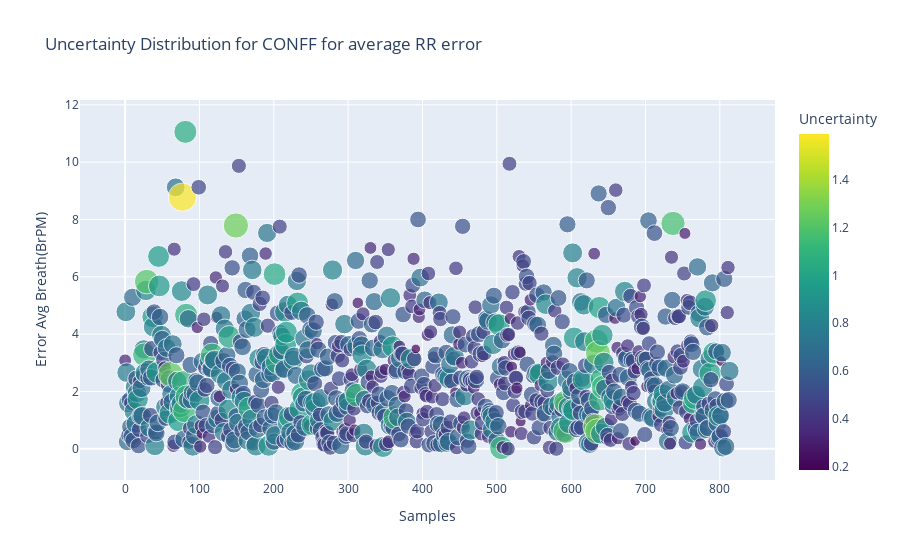
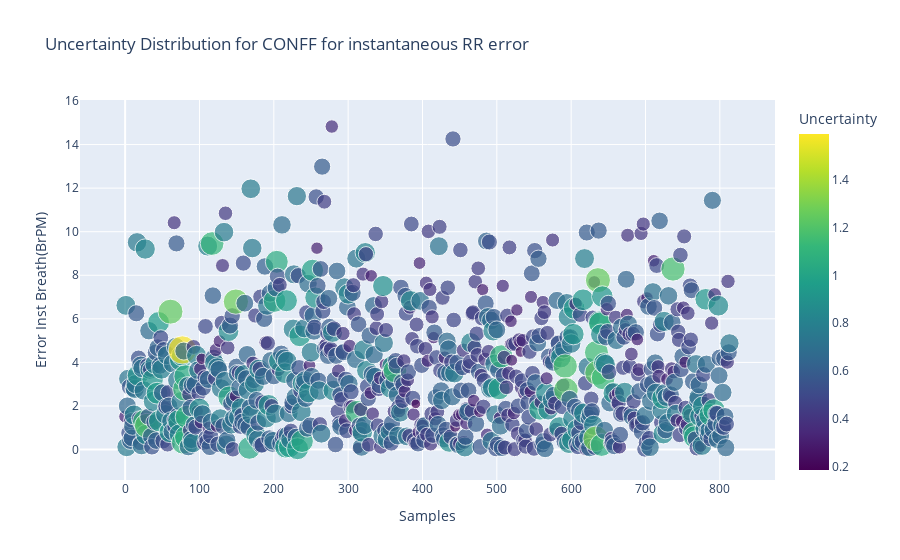

Notebook code for these charts, in order:
### Code cell
if input_conf == 'confb':
    fig1 = px.scatter(data_confb,x = 'Samples', y="Absolute Error (BrPM)",title="Epistemic Uncertainty Distribution for "+input_conf.upper(),
                     color="Uncertainty", color_continuous_scale=px.colors.sequential.Viridis)
    fig1.show()

if input_conf == 'confa':
    fig1 = px.scatter(data_confa,x = 'Samples', y="Absolute Error (BrPM)",title="Epistemic Uncertainty Distribution for "+input_conf.upper(),
                   color="Uncertainty", color_continuous_scale=px.colors.sequential.Viridis)
    fig1.show()

if input_conf == 'confd':
    fig1 = px.scatter(data_confd,x = 'Samples', y="Error Avg Breath(BrPM)",title="Uncertainty Distribution for "+input_conf.upper()+ " for average RR error" ,
                     color="Uncertainty", color_continuous_scale=px.colors.sequential.Viridis,size='Uncertainty')
    
    fig2 = px.scatter(data_confd,x = 'Samples', y="Error Inst Breath(BrPM)",title="Uncertainty Distribution for "+input_conf.upper()+ " for instantaneous RR error" ,
                     color="Uncertainty", color_continuous_scale=px.colors.sequential.Viridis,size='Uncertainty')
    fig1.show()
    fig2.show()
     

if input_conf == 'conff':
    fig1 = px.scatter(data_conff,x = 'Samples', y="Error Avg Breath(BrPM)",title="Uncertainty Distribution for "+input_conf.upper()+ " for average RR error" ,
                     color="Uncertainty", color_continuous_scale=px.colors.sequential.Viridis,size='Uncertainty')
    
    fig2 = px.scatter(data_conff,x = 'Samples', y="Error Inst Breath(BrPM)",title="Uncertainty Distribution for "+input_conf.upper()+ " for instantaneous RR error" ,
                     color="Uncertainty", color_continuous_scale=px.colors.sequential.Viridis,size='Uncertainty')
    fig1.show()
    fig2.show()

### Figure 1 — Plotly figure (JSON) as saved in the notebook; plotly's stock layout.template omitted (floating-point values rounded to 4 significant figures; data arrays with more than 128 entries replaced by an {"elided": "..."} marker saying what was removed)
{"data": [{"hovertemplate": "Samples=%{x}<br>Error Avg Breath(BrPM)=%{y}<br>Uncertainty=%{marker.color}<extra></extra>", "legendgroup": "", "marker": {"color": {"elided": "814 float values"}, "coloraxis": "coloraxis", "size": {"elided": "814 float values"}, "sizemode": "area", "sizeref": 0.003981, "symbol": "circle"}, "mode": "markers", "name": "", "orientation": "v", "showlegend": false, "type": "scatter", "x": {"elided": "814 int values"}, "xaxis": "x", "y": {"elided": "814 float values"}, "yaxis": "y"}], "layout": {"coloraxis": {"colorbar": {"title": {"text": "Uncertainty"}}, "colorscale": [[0, "#440154"], [0.1111, "#482878"], [0.2222, "#3e4989"], [0.3333, "#31688e"], [0.4444, "#26828e"], [0.5556, "#1f9e89"], [0.6667, "#35b779"], [0.7778, "#6ece58"], [0.8889, "#b5de2b"], [1, "#fde725"]]}, "legend": {"itemsizing": "constant", "tracegroupgap": 0}, "title": {"text": "Uncertainty Distribution for CONFF for average RR error"}, "xaxis": {"anchor": "y", "domain": [0, 1], "title": {"text": "Samples"}}, "yaxis": {"anchor": "x", "domain": [0, 1], "title": {"text": "Error Avg Breath(BrPM)"}}}}

### Figure 2 — Plotly figure (JSON) as saved in the notebook; plotly's stock layout.template omitted (floating-point values rounded to 4 significant figures; data arrays with more than 128 entries replaced by an {"elided": "..."} marker saying what was removed)
{"data": [{"hovertemplate": "Samples=%{x}<br>Error Inst Breath(BrPM)=%{y}<br>Uncertainty=%{marker.color}<extra></extra>", "legendgroup": "", "marker": {"color": {"elided": "814 float values"}, "coloraxis": "coloraxis", "size": {"elided": "814 float values"}, "sizemode": "area", "sizeref": 0.003981, "symbol": "circle"}, "mode": "markers", "name": "", "orientation": "v", "showlegend": false, "type": "scatter", "x": {"elided": "814 int values"}, "xaxis": "x", "y": {"elided": "814 float values"}, "yaxis": "y"}], "layout": {"coloraxis": {"colorbar": {"title": {"text": "Uncertainty"}}, "colorscale": [[0, "#440154"], [0.1111, "#482878"], [0.2222, "#3e4989"], [0.3333, "#31688e"], [0.4444, "#26828e"], [0.5556, "#1f9e89"], [0.6667, "#35b779"], [0.7778, "#6ece58"], [0.8889, "#b5de2b"], [1, "#fde725"]]}, "legend": {"itemsizing": "constant", "tracegroupgap": 0}, "title": {"text": "Uncertainty Distribution for CONFF for instantaneous RR error"}, "xaxis": {"anchor": "y", "domain": [0, 1], "title": {"text": "Samples"}}, "yaxis": {"anchor": "x", "domain": [0, 1], "title": {"text": "Error Inst Breath(BrPM)"}}}}
